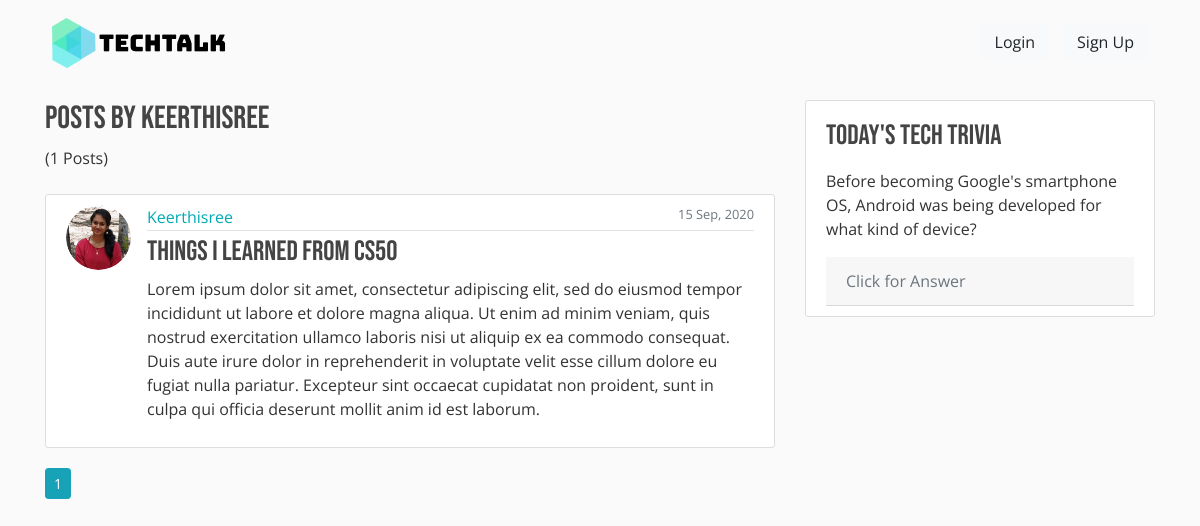
The app's page /user/Keerthisree, older data.
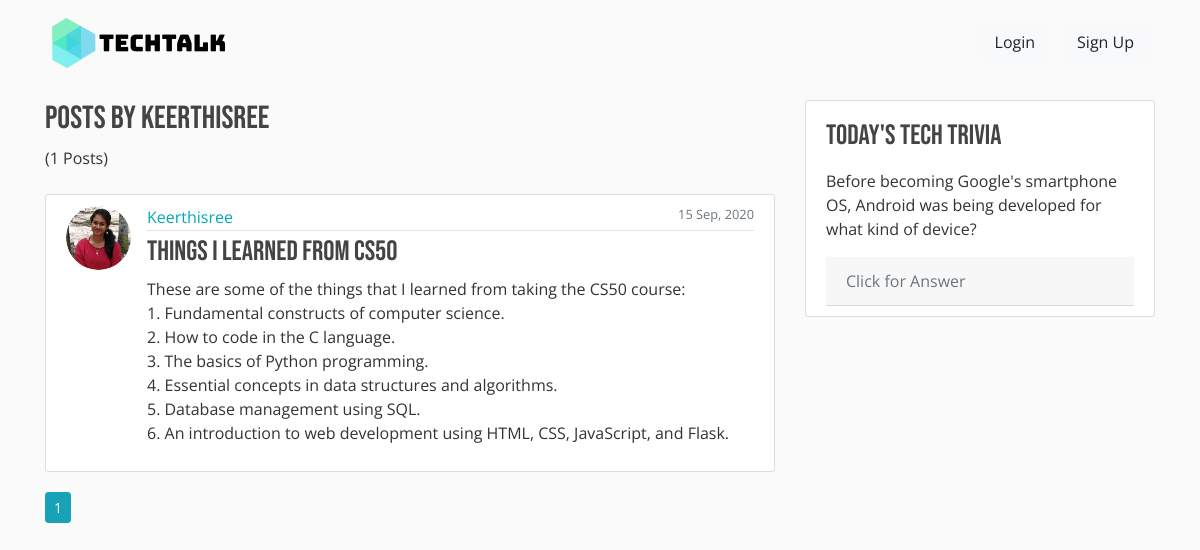
The same page, newer data.
### techtalk/models.py (models this page shows, shortened)
class Post(db.Model):
    id = db.Column(db.Integer, primary_key=True)
    title = db.Column(db.String(100), nullable=False)
    date_posted = db.Column(db.DateTime, nullable=False, default=datetime.utcnow)
    content = db.Column(db.Text, nullable=False)
    user_id = db.Column(db.Integer, db.ForeignKey('user.id'), nullable=False)

class User(db.Model, UserMixin):
    id = db.Column(db.Integer, primary_key=True)
    username = db.Column(db.String(20), unique=True, nullable=False)
    email = db.Column(db.String(120), unique=True, nullable=False)
    image_file = db.Column(db.String(20), nullable=False, default='default.jpg')
    password = db.Column(db.String(60), nullable=False)
    posts = db.relationship('Post', backref='author', lazy=True)

### techtalk/users/routes.py (the view)
@users.route("/user/<string:username>")
def user_posts(username):
    page = request.args.get('page', 1, type=int)
    user = User.query.filter_by(username=username).first_or_404()
    posts = Post.query.filter_by(author=user)\
        .order_by(Post.date_posted.desc())\
        .paginate(page=page, per_page=5)
    return render_template('user_posts.html', posts=posts, user=user)

### techtalk/templates/user_posts.html
{% extends "layout.html" %}
{% block content %}
<h2 class="mb-2">Posts by {{ user.username }}</h2>
<p class="mb-4">({{ posts.total }} Posts)</p>
{% for post in posts.items %}
<article class="media content-section">
    <img class="rounded-circle article-img" src="{{ url_for('static', filename='profile_pics/' + post.author.image_file) }}" alt="">
    <div class="media-body">
        <div class="article-metadata">
            <a class="mr-2" href="{{ url_for('users.user_posts', username=post.author.username) }}">{{ post.author.username }}</a>
            <small class="text-muted float-right">{{ post.date_posted.strftime('%d %b, %Y') }}</small>
        </div>
        <h3><a class="article-title" href="{{ url_for('posts.post', post_id=post.id) }}">{{ post.title }}</a></h3>
        <p class="article-content">{{ post.content }}</p>
    </div>
</article>
{% endfor %}
{% for page_num in posts.iter_pages(left_edge=1, right_edge=1, left_current=1, right_current=2) %}
    {% if page_num %}
        {% if posts.page == page_num %}
        <a class="btn btn-sm btn-info mb-4" href="{{ url_for('users.user_posts', username=user.username, page=page_num) }}">{{ page_num }}</a>
        {% else %}
        <a class="btn btn-sm btn-outline-info mb-4" href="{{ url_for('users.user_posts', username=user.username, page=page_num) }}">{{ page_num }}</a>
        {% endif %}
    {% else %}
    ...
    {% endif %}
{% endfor %}
{% endblock content %}

Row changes from the older to the newer data that the page shows:
changed Post "Things I Learned from CS50": content "Lorem ipsum dolor sit amet, consectetur adipiscing elit, sed do eiusmod tempor incididunt ut labore et dolore magna aliqua. Ut enim ad minim veniam, quis nostrud exercitation ullamco laboris nisi ut aliquip ex ea commodo consequat. Duis aute irure dolor in reprehenderit in voluptate velit esse cillum dolore eu fugiat nulla pariatur. Excepteur sint occaecat cupidatat non proident, sunt in culpa qui officia deserunt mollit anim id est laborum." → "These are some of the things that I learned from taking the CS50 course: 1. Fundamental constructs of computer science. 2. How to code in the C language. 3. The basics of Python programming. 4. Essential concepts in data structures and algorithms. 5. Database management using SQL. 6. An introduction to web development using HTML, CSS, JavaScript, and Flask."
